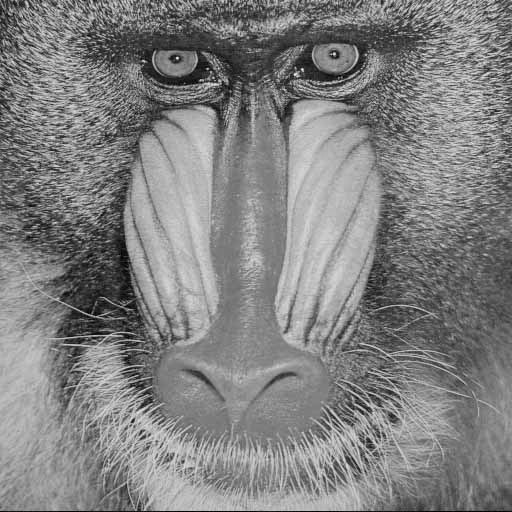
#> input picture exemplos/img/baboon.tif, 512 x 512 px
$ python plot_image_med.py   (older library calls are emulated)
#> lines starting #> are read from the running program, lines starting #| are printed output that depends on the picture
# -*- coding: UTF-8 -*-

import scipy.misc as misc
import scipy.ndimage as ndi
import matplotlib.pyplot as plt

img = misc.imread("./img/baboon.tif")
#> img is the input picture: shape (512, 512); min 0, max 248, mean 128.9

img_filt = ndi.median_filter(img,(6,6))
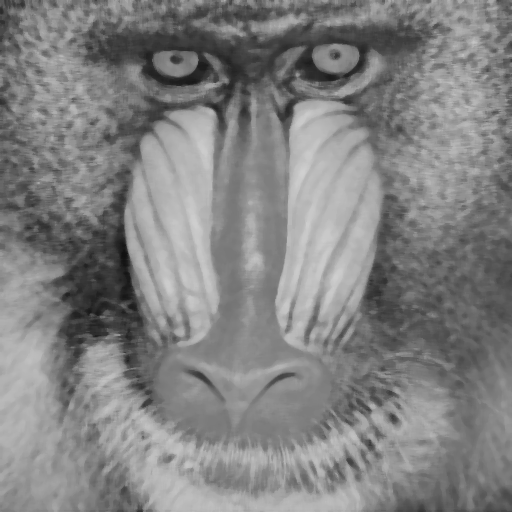
#> img_filt: shape (512, 512); min 16, max 208, mean 129.5

fig = plt.figure()

fig.add_subplot(1,2,1)
plt.title("Original")
plt.imshow(img,cmap=plt.cm.Greys_r)

fig.add_subplot(1,2,2)
plt.title("Filtrada")
plt.imshow(img_filt, cmap=plt.cm.Greys_r)

plt.show()
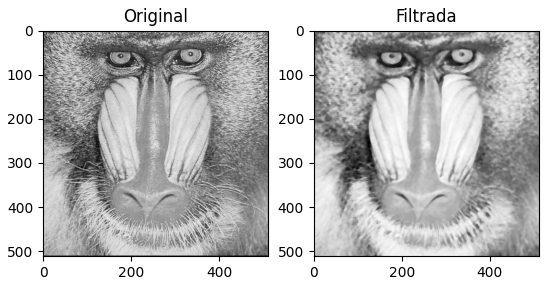
#> figure drawn by matplotlib, 2 panels
